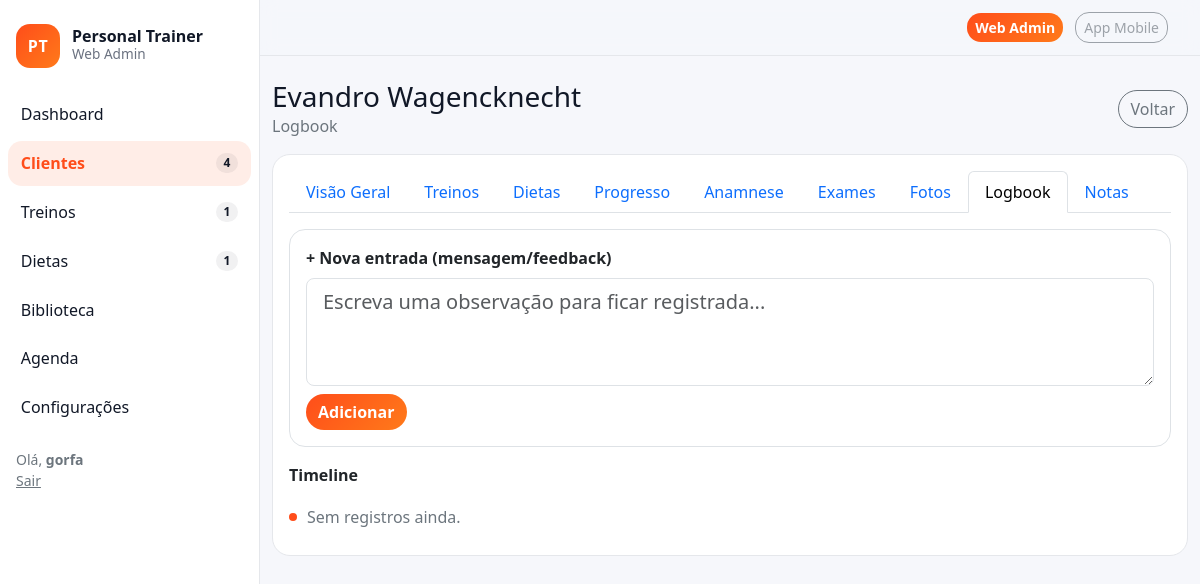
Before: /crm/4/logbook/ (signed in) with the older database file.
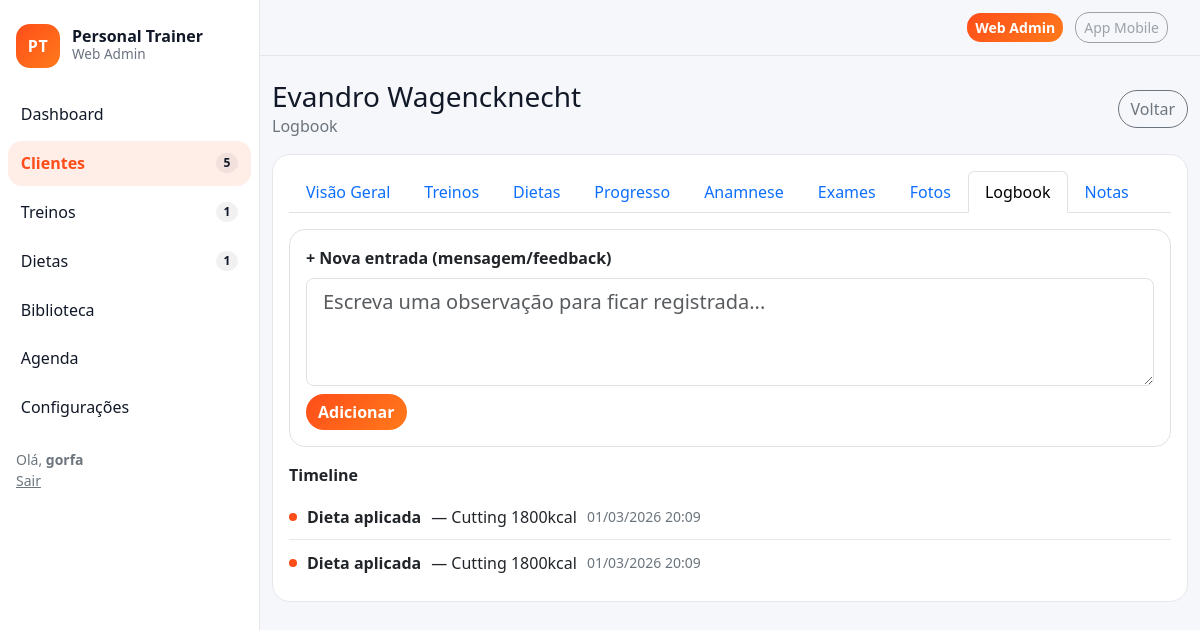
After: the same page with the newer database file.
### diets/models.py (models this page shows, shortened)
class ClientDiet(models.Model):
    client = models.ForeignKey(Client, on_delete=models.CASCADE, related_name="diets")
    plan = models.ForeignKey(DietPlan, on_delete=models.PROTECT)
    applied_at = models.DateTimeField(auto_now_add=True)
    is_current = models.BooleanField(default=True)

class DietPlan(models.Model):
    name = models.CharField(max_length=120)
    total_kcal = models.PositiveIntegerField(default=0)
    is_active = models.BooleanField(default=True)

### crm/views.py (the view, shortened to what this page needs)
# urls.py: path("<int:pk>/logbook/", views.ClientLogbookView.as_view(), name="client_logbook"),
class ClientLogbookView(LoginRequiredMixin, TemplateView):
    template_name = "crm/client_logbook.html"
    def get_client(self):
        return get_object_or_404(Client, pk=self.kwargs["pk"])
    def get_context_data(self, **kwargs):
        ctx = super().get_context_data(**kwargs)
        client = self.get_client()
        workouts = client.workouts.select_related("plan").order_by("-applied_at")[:10]
        diets = client.diets.select_related("plan").order_by("-applied_at")[:10]
        progress = client.progress.order_by("-date")[:10]
        files = client.files.order_by("-uploaded_at")[:10]
        notes = client.notes.order_by("-created_at")[:10]
        feedbacks = client.feedbacks.order_by("-created_at")[:10]
        appts = Appointment.objects.filter(client=client).order_by("-starts_at")[:10]
        events = []
        for w in workouts:
            events.append({"ts": w.applied_at, "type": "workout", "obj": w})
        for d in diets:
            events.append({"ts": d.applied_at, "type": "diet", "obj": d})
        for p in progress:
            events.append({"ts": timezone.make_aware(datetime.combine(p.date, time.min)), "type": "progress", "obj": p})
        for f in files:
            events.append({"ts": f.uploaded_at, "type": f.kind, "obj": f})
        for n in notes:
            events.append({"ts": n.created_at, "type": "note", "obj": n})
        for fb in feedbacks:
            events.append({"ts": fb.created_at, "type": "feedback", "obj": fb})
        for a in appts:
            events.append({"ts": a.starts_at, "type": "appointment", "obj": a})
        events = sorted(events, key=lambda x: x["ts"], reverse=True)[:40]
        ctx.update(
            {
                "client": client,
                "events": events,
                "active_tab": "logbook",
            }
        )
        return ctx

### core/context_processors.py (called while the page is built)
def nav_counts(request):
    try:
        return {
            "nav_clients_count": Client.objects.filter(status=Client.Status.ACTIVE).count(),
            "nav_workouts_today": WorkoutPlan.objects.filter(is_active=True).count(),
            "nav_diets_active": DietPlan.objects.filter(is_active=True).count(),
            "nav_alerts_count": Alert.objects.filter(is_open=True).count(),
        }
    except Exception:
        return {"nav_clients_count": 0, "nav_workouts_today": 0, "nav_diets_active": 0, "nav_alerts_count": 0}

### crm/templates/crm/client_logbook.html (shortened to what this page needs)
{% extends "base.html" %}
{% block content %}
<div class="d-flex align-items-center justify-content-between mb-3">
  <div>
    <h1 class="h3 mb-0">{{ client.full_name }}</h1>
    <div class="text-secondary">Logbook</div>
  </div>
  <a class="btn btn-outline-secondary btn-pill" href="{% url 'crm:client_detail' client.pk %}">Voltar</a>
</div>
<div class="card mb-3">
  <div class="card-body">
    {% include "crm/_client_tabs.html" with client=client active_tab=active_tab %}
    <div class="border rounded-4 p-3 mb-3">
      <div class="fw-bold mb-2">+ Nova entrada (mensagem/feedback)</div>
      <form method="post" class="row g-2">
        <div class="col-12">
          <textarea name="text" class="form-control form-control-lg" rows="3" placeholder="Escreva uma observação para ficar registrada..."></textarea>
        </div>
        <div class="col-12">
          <button class="btn btn-brand btn-pill" type="submit">Adicionar</button>
        </div>
      </form>
    </div>
    <div class="fw-bold mb-2">Timeline</div>
    <ul class="activity">
      {% for e in events %}
        <li>
          <span class="dot"></span>
          {% if e.type == 'workout' %}
            <strong>Treino aplicado</strong> — {{ e.obj.plan.name }}
          {% elif e.type == 'diet' %}
            <strong>Dieta aplicada</strong> — {{ e.obj.plan.name }}
          {% elif e.type == 'progress' %}
            <strong>Progresso</strong> — {{ e.obj.date|date:"d/m/Y" }}{% if e.obj.weight_kg %} • {{ e.obj.weight_kg }}kg{% endif %}
          {% elif e.type == 'exam' %}
            <strong>Exame enviado</strong> — <a href="{{ e.obj.file.url }}" target="_blank">{{ e.obj.title|default:e.obj.file.name }}</a>
          {% elif e.type == 'photo' %}
            <strong>Foto enviada</strong> — <a href="{{ e.obj.file.url }}" target="_blank">{{ e.obj.title|default:e.obj.file.name }}</a>
          {% elif e.type == 'note' %}
            <strong>Nota interna</strong> — {{ e.obj.text|truncatechars:80 }}
          {% elif e.type == 'feedback' %}
            <strong>Mensagem</strong> — {{ e.obj.text|truncatechars:120 }}
          {% elif e.type == 'appointment' %}
            <strong>Agenda</strong> — {{ e.obj.title }} <span class="text-secondary">({{ e.obj.starts_at|date:"d/m/Y H:i" }})</span>
          {% endif %}
          <div class="text-secondary small">{{ e.ts|date:"d/m/Y H:i" }}</div>
        </li>
      {% empty %}
        <li><span class="dot"></span> <span class="text-secondary">Sem registros ainda.</span></li>
      {% endfor %}
    </ul>
  </div>
</div>
{% endblock %}

### templates/base.html (shortened to what this page needs)
{% load static %}
<!doctype html>
<html lang="pt-br">
<head>
  <link href="https://cdn.jsdelivr.net/npm/bootstrap@5.3.3/dist/css/bootstrap.min.css" rel="stylesheet">
  <link href="{% static 'css/theme.css' %}" rel="stylesheet">
</head>
<body class="app-body">
  <div class="app-shell">
    <aside class="app-sidebar">
      <div class="px-3 py-4">
        <div class="brand">
          <div class="brand-mark">PT</div>
          <div class="brand-name">
            <div class="brand-title">Personal Trainer</div>
            <div class="brand-sub">Web Admin</div>
          </div>
        </div>
      </div>
      <nav class="nav flex-column px-2">
        <a class="nav-link {% if request.resolver_match.url_name == 'dashboard' %}active{% endif %}"
           href="{% url 'dashboard' %}">
          <span>Dashboard</span>
        </a>
        <a class="nav-link {% if request.path|slice:':5' == '/crm/' %}active{% endif %}"
           href="{% url 'crm:client_list' %}">
          <span>Clientes</span>
          <span class="badge badge-metric">{{ nav_clients_count }}</span>
        </a>
        <a class="nav-link {% if request.path|slice:':9' == '/treinos/' %}active{% endif %}"
           href="{% url 'workouts:workout_list' %}">
          <span>Treinos</span>
          <span class="badge badge-metric">{{ nav_workouts_today }}</span>
        </a>
        <a class="nav-link {% if request.path|slice:':8' == '/dietas/' %}active{% endif %}"
           href="{% url 'diets:diet_list' %}">
          <span>Dietas</span>
          <span class="badge badge-metric">{{ nav_diets_active }}</span>
        </a>
        <a class="nav-link {% if request.path|slice:':12' == '/biblioteca/' %}active{% endif %}"
           href="{% url 'library:exercises' %}">
          <span>Biblioteca</span>
        </a>
        <a class="nav-link {% if request.path|slice:':10' == '/agenda/' %}active{% endif %}"
           href="{% url 'agenda:calendar' %}">
          <span>Agenda</span>
        </a>
        <a class="nav-link {% if request.path|slice:':10' == '/anamnese/' %}active{% endif %}"
           href="{% url 'anamnesis:builder' %}">
          <span>Configurações</span>
        </a>
        <div class="mt-3 px-2 small text-secondary">
          {% if request.user.is_authenticated %}
            Olá, <strong>{{ request.user.get_short_name|default:request.user.username }}</strong><br>
            <a class="link-secondary" href="{% url 'logout' %}">Sair</a>
          {% else %}
            <a class="link-secondary" href="{% url 'login' %}">Entrar</a>
          {% endif %}
        </div>
      </nav>
    </aside>
    <main class="app-main">
      <header class="app-topbar">
        <div class="container-fluid d-flex align-items-center justify-content-end">
          <div class="topbar-switch ms-auto">
            <a class="btn btn-brand btn-sm me-2" href="/admin/">Web Admin</a>
            <span class="btn btn-outline-secondary btn-sm disabled" aria-disabled="true">App Mobile</span>
          </div>
        </div>
      </header>
      <section class="app-content container-fluid py-4">
        {% block content %}{% endblock %}
      </section>
    </main>
  </div>
</body>
</html>

Changed rows visible on the page:
added ClientDiet: obj.plan.name "Cutting 1800kcal", ts "01/03/2026 20:09"
added ClientDiet: obj.plan.name "Cutting 1800kcal", ts "01/03/2026 20:09"
Other visible differences:
{{ nav_clients_count }}: "4" → "5"
text no longer shown: "Sem registros ainda."
